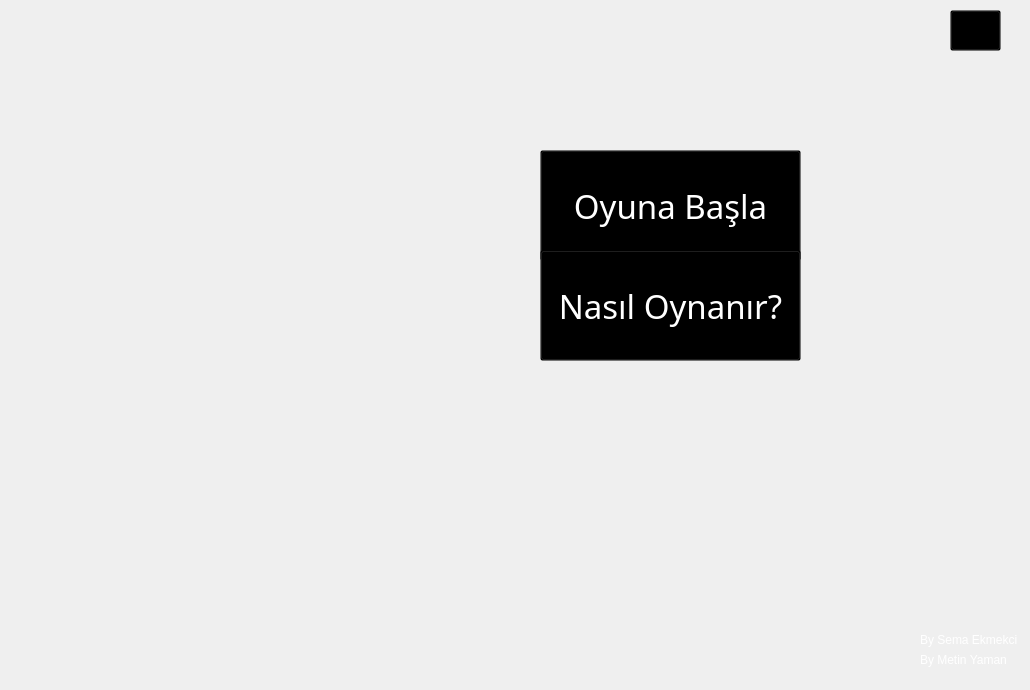
    <widget class="QWidget" name="page">
     <widget class="QPushButton" name="howToPlay">
      <property name="geometry">
       <rect>
        <x>540</x>
        <y>250</y>
        <width>261</width>
        <height>111</height>
       </rect>
      </property>
      <property name="palette">
       <palette>
        <active>
         <colorrole role="WindowText">
          <brush brushstyle="SolidPattern">
           <color alpha="255">
            <red>255</red>
            <green>255</green>
            <blue>255</blue>
           </color>
          </brush>
         </colorrole>
         <colorrole role="Button">
          <brush brushstyle="SolidPattern">
           <color alpha="0">
            <red>0</red>
            <green>0</green>
            <blue>0</blue>
           </color>
          </brush>
         </colorrole>
         <colorrole role="Text">
          <brush brushstyle="SolidPattern">
           <color alpha="255">
            <red>255</red>
            <green>255</green>
            <blue>255</blue>
           </color>
          </brush>
         </colorrole>
         <colorrole role="ButtonText">
          <brush brushstyle="SolidPattern">
           <color alpha="255">
            <red>255</red>
            <green>255</green>
            <blue>255</blue>
           </color>
          </brush>
         </colorrole>
         <colorrole role="Base">
          <brush brushstyle="SolidPattern">
           <color alpha="0">
            <red>0</red>
            <green>0</green>
            <blue>0</blue>
           </color>
          </brush>
         </colorrole>
         <colorrole role="Window">
          <brush brushstyle="SolidPattern">
           <color alpha="0">
            <red>0</red>
            <green>0</green>
            <blue>0</blue>
           </color>
          </brush>
         </colorrole>
         <colorrole role="PlaceholderText">
          <brush brushstyle="SolidPattern">
           <color alpha="128">
            <red>255</red>
            <green>255</green>
            <blue>255</blue>
           </color>
          </brush>
         </colorrole>
        </active>
        <inactive>
         <colorrole role="WindowText">
          <brush brushstyle="SolidPattern">
           <color alpha="255">
            <red>255</red>
            <green>255</green>
            <blue>255</blue>
           </color>
          </brush>
         </colorrole>
         <colorrole role="Button">
          <brush brushstyle="SolidPattern">
           <color alpha="0">
            <red>0</red>
            <green>0</green>
            <blue>0</blue>
           </color>
          </brush>
         </colorrole>
         <colorrole role="Text">
          <brush brushstyle="SolidPattern">
           <color alpha="255">
            <red>255</red>
            <green>255</green>
            <blue>255</blue>
           </color>
          </brush>
         </colorrole>
         <colorrole role="ButtonText">
          <brush brushstyle="SolidPattern">
           <color alpha="255">
            <red>255</red>
            <green>255</green>
            <blue>255</blue>
           </color>
          </brush>
         </colorrole>
         <colorrole role="Base">
          <brush brushstyle="SolidPattern">
           <color alpha="0">
            <red>0</red>
            <green>0</green>
            <blue>0</blue>
           </color>
          </brush>
         </colorrole>
         <colorrole role="Window">
          <brush brushstyle="SolidPattern">
           <color alpha="0">
            <red>0</red>
            <green>0</green>
            <blue>0</blue>
           </color>
          </brush>
         </colorrole>
         <colorrole role="PlaceholderText">
          <brush brushstyle="SolidPattern">
           <color alpha="128">
            <red>255</red>
            <green>255</green>
            <blue>255</blue>
           </color>
          </brush>
         </colorrole>
        </inactive>
        <disabled>
         <colorrole role="WindowText">
          <brush brushstyle="SolidPattern">
           <color alpha="255">
            <red>255</red>
            <green>255</green>
            <blue>255</blue>
           </color>
          </brush>
         </colorrole>
         <colorrole role="Button">
          <brush brushstyle="SolidPattern">
           <color alpha="0">
            <red>0</red>
            <green>0</green>
            <blue>0</blue>
           </color>
          </brush>
         </colorrole>
         <colorrole role="Text">
          <brush brushstyle="SolidPattern">
           <color alpha="255">
            <red>255</red>
            <green>255</green>
            <blue>255</blue>
           </color>
          </brush>
         </colorrole>
         <colorrole role="ButtonText">
          <brush brushstyle="SolidPattern">
           <color alpha="255">
            <red>255</red>
            <green>255</green>
            <blue>255</blue>
           </color>
          </brush>
         </colorrole>
         <colorrole role="Base">
          <brush brushstyle="SolidPattern">
           <color alpha="0">
            <red>0</red>
            <green>0</green>
            <blue>0</blue>
           </color>
          </brush>
         </colorrole>
         <colorrole role="Window">
          <brush brushstyle="SolidPattern">
           <color alpha="0">
            <red>0</red>
            <green>0</green>
            <blue>0</blue>
           </color>
          </brush>
         </colorrole>
         <colorrole role="PlaceholderText">
          <brush brushstyle="SolidPattern">
           <color alpha="128">
            <red>255</red>
            <green>255</green>
            <blue>255</blue>
           </color>
          </brush>
         </colorrole>
        </disabled>
       </palette>
      </property>
      <property name="font">
       <font>
        <family>Viner Hand ITC</family>
        <pointsize>25</pointsize>
       </font>
      </property>
      <property name="cursor">
       <cursorShape>PointingHandCursor</cursorShape>
      </property>
      <property name="focusPolicy">
       <enum>Qt::NoFocus</enum>
      </property>
      <property name="styleSheet">
       <string notr="true">background: transparent; 
color: white;</string>
      </property>
      <property name="text">
       <string>Nasıl Oynanır?</string>
      </property>
      <property name="autoDefault">
       <bool>true</bool>
      </property>
      <property name="flat">
       <bool>false</bool>
      </property>
     </widget>
     <widget class="QPushButton" name="startGame">
      <property name="geometry">
       <rect>
        <x>540</x>
        <y>150</y>
        <width>261</width>
        <height>111</height>
       </rect>
      </property>
      <property name="palette">
       <palette>
        <active>
         <colorrole role="WindowText">
          <brush brushstyle="SolidPattern">
           <color alpha="255">
            <red>255</red>
            <green>255</green>
            <blue>255</blue>
           </color>
          </brush>
         </colorrole>
         <colorrole role="Button">
          <brush brushstyle="SolidPattern">
           <color alpha="0">
            <red>0</red>
            <green>0</green>
            <blue>0</blue>
           </color>
          </brush>
         </colorrole>
         <colorrole role="Text">
          <brush brushstyle="SolidPattern">
           <color alpha="255">
            <red>255</red>
            <green>255</green>
            <blue>255</blue>
           </color>
          </brush>
         </colorrole>
         <colorrole role="ButtonText">
          <brush brushstyle="SolidPattern">
           <color alpha="255">
            <red>255</red>
            <green>255</green>
            <blue>255</blue>
           </color>
          </brush>
         </colorrole>
         <colorrole role="Base">
          <brush brushstyle="SolidPattern">
           <color alpha="0">
            <red>0</red>
            <green>0</green>
            <blue>0</blue>
           </color>
          </brush>
         </colorrole>
         <colorrole role="Window">
          <brush brushstyle="SolidPattern">
           <color alpha="0">
            <red>0</red>
            <green>0</green>
            <blue>0</blue>
           </color>
          </brush>
         </colorrole>
         <colorrole role="PlaceholderText">
          <brush brushstyle="SolidPattern">
           <color alpha="128">
            <red>255</red>
            <green>255</green>
            <blue>255</blue>
           </color>
          </brush>
         </colorrole>
        </active>
        <inactive>
         <colorrole role="WindowText">
          <brush brushstyle="SolidPattern">
           <color alpha="255">
            <red>255</red>
            <green>255</green>
            <blue>255</blue>
           </color>
          </brush>
         </colorrole>
         <colorrole role="Button">
          <brush brushstyle="SolidPattern">
           <color alpha="0">
            <red>0</red>
            <green>0</green>
            <blue>0</blue>
           </color>
          </brush>
         </colorrole>
         <colorrole role="Text">
          <brush brushstyle="SolidPattern">
           <color alpha="255">
            <red>255</red>
            <green>255</green>
            <blue>255</blue>
           </color>
          </brush>
         </colorrole>
         <colorrole role="ButtonText">
          <brush brushstyle="SolidPattern">
           <color alpha="255">
            <red>255</red>
            <green>255</green>
            <blue>255</blue>
           </color>
          </brush>
         </colorrole>
         <colorrole role="Base">
          <brush brushstyle="SolidPattern">
           <color alpha="0">
            <red>0</red>
            <green>0</green>
            <blue>0</blue>
           </color>
          </brush>
         </colorrole>
         <colorrole role="Window">
          <brush brushstyle="SolidPattern">
           <color alpha="0">
            <red>0</red>
            <green>0</green>
            <blue>0</blue>
           </color>
          </brush>
         </colorrole>
         <colorrole role="PlaceholderText">
          <brush brushstyle="SolidPattern">
           <color alpha="128">
            <red>255</red>
            <green>255</green>
            <blue>255</blue>
           </color>
          </brush>
         </colorrole>
        </inactive>
        <disabled>
         <colorrole role="WindowText">
          <brush brushstyle="SolidPattern">
           <color alpha="255">
            <red>255</red>
            <green>255</green>
            <blue>255</blue>
           </color>
          </brush>
         </colorrole>
         <colorrole role="Button">
          <brush brushstyle="SolidPattern">
           <color alpha="0">
            <red>0</red>
            <green>0</green>
            <blue>0</blue>
           </color>
          </brush>
         </colorrole>
         <colorrole role="Text">
          <brush brushstyle="SolidPattern">
           <color alpha="255">
            <red>255</red>
            <green>255</green>
            <blue>255</blue>
           </color>
          </brush>
         </colorrole>
         <colorrole role="ButtonText">
          <brush brushstyle="SolidPattern">
           <color alpha="255">
            <red>255</red>
            <green>255</green>
            <blue>255</blue>
           </color>
          </brush>
         </colorrole>
         <colorrole role="Base">
          <brush brushstyle="SolidPattern">
           <color alpha="0">
            <red>0</red>
            <green>0</green>
            <blue>0</blue>
           </color>
          </brush>
         </colorrole>
         <colorrole role="Window">
          <brush brushstyle="SolidPattern">
           <color alpha="0">
            <red>0</red>
            <green>0</green>
            <blue>0</blue>
           </color>
          </brush>
         </colorrole>
         <colorrole role="PlaceholderText">
          <brush brushstyle="SolidPattern">
           <color alpha="128">
            <red>255</red>
            <green>255</green>
            <blue>255</blue>
           </color>
          </brush>
         </colorrole>
        </disabled>
       </palette>
      </property>
      <property name="font">
       <font>
        <family>Viner Hand ITC</family>
        <pointsize>25</pointsize>
       </font>
      </property>
      <property name="cursor">
       <cursorShape>PointingHandCursor</cursorShape>
      </property>
      <property name="focusPolicy">
       <enum>Qt::NoFocus</enum>
      </property>
      <property name="styleSheet">
       <string notr="true">background: transparent; 
color: white;</string>
      </property>
      <property name="text">
       <string>Oyuna Başla</string>
      </property>
     </widget>
     <widget class="QLabel" name="label">
      <property name="geometry">
       <rect>
        <x>0</x>
        <y>0</y>
        <width>1021</width>
        <height>681</height>
       </rect>
      </property>
      <property name="text">
       <string/>
      </property>
      <property name="pixmap">
       <pixmap resource="img.qrc">:/new/image/main.png</pixmap>
      </property>
     </widget>
     <widget class="QLabel" name="label_2">
      <property name="geometry">
       <rect>
        <x>920</x>
        <y>630</y>
        <width>101</width>
        <height>20</height>
       </rect>
      </property>
      <property name="styleSheet">
       <string notr="true">color: white;</string>
      </property>
      <property name="text">
       <string>By Sema Ekmekci</string>
      </property>
     </widget>
     <widget class="QLabel" name="label_3">
      <property name="geometry">
       <rect>
        <x>920</x>
        <y>650</y>
        <width>91</width>
        <height>20</height>
       </rect>
      </property>
      <property name="styleSheet">
       <string notr="true">color: white;</string>
      </property>
      <property name="text">
       <string>By Metin Yaman</string>
      </property>
     </widget>
     <widget class="QPushButton" name="volumeBtn">
      <property name="geometry">
       <rect>
        <x>950</x>
        <y>10</y>
        <width>51</width>
        <height>41</height>
       </rect>
      </property>
      <property name="focusPolicy">
       <enum>Qt::NoFocus</enum>
      </property>
      <property name="styleSheet">
       <string notr="true">background: transparent; 
color: white;</string>
      </property>
      <property name="text">
       <string/>
      </property>
      <property name="icon">
       <iconset resource="img.qrc">
        <normaloff>:/new/image/volume.png</normaloff>:/new/image/volume.png</iconset>
      </property>
      <property name="iconSize">
       <size>
        <width>25</width>
        <height>25</height>
       </size>
      </property>
     </widget>
     <zorder>label</zorder>
     <zorder>label_2</zorder>
     <zorder>label_3</zorder>
     <zorder>startGame</zorder>
     <zorder>howToPlay</zorder>
     <zorder>volumeBtn</zorder>
    </widget>
